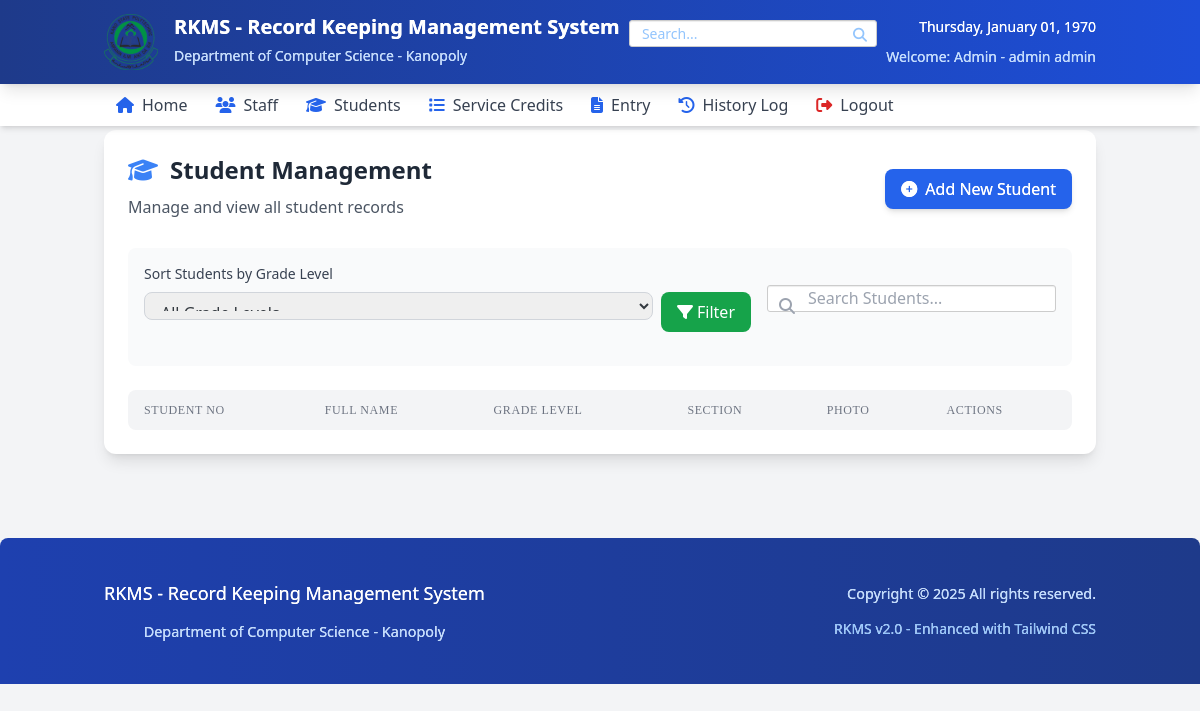
/tailwind_student_profiles.php (signed in), run on an earlier commit of the app's database.
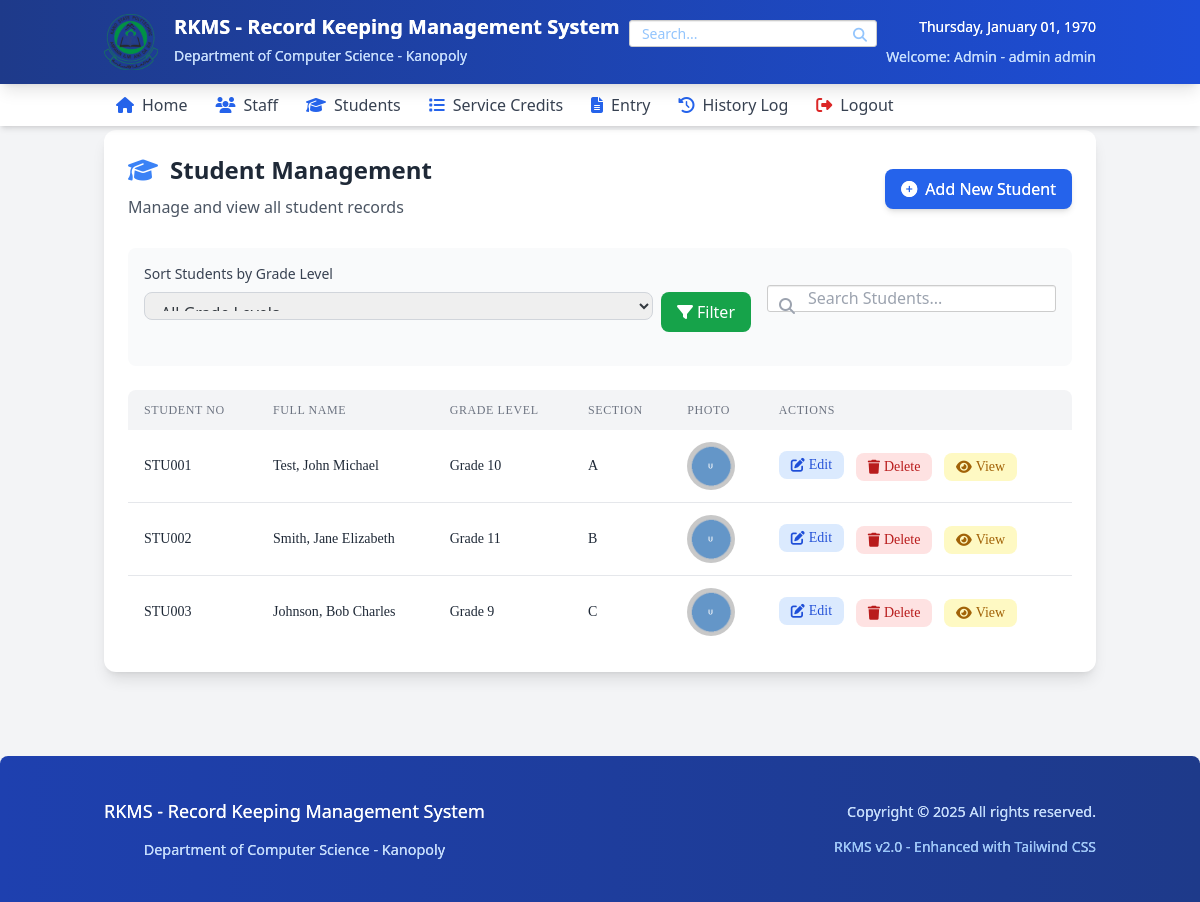
And on a later commit of the database.
### tables this page shows
CREATE TABLE `student` (
  `studentID` int(11) NOT NULL,
  `Student_No` varchar(50) NOT NULL,
  `LastName` varchar(50) NOT NULL,
  `FirstName` varchar(50) NOT NULL,
  `MiddleName` varchar(50) NOT NULL,
  `Sex` varchar(10) NOT NULL,
  `Date_of_Birth` varchar(50) NOT NULL,
  `birth_place` varchar(100) NOT NULL,
  `civil_status` varchar(50) NOT NULL,
  `citizenship` varchar(50) NOT NULL,
  `height` varchar(3) NOT NULL,
  `weight` varchar(5) NOT NULL,
  `blood_type` varchar(10) NOT NULL,
  `Residential_Address` varchar(100) NOT NULL,
  `ZIP_CODE` varchar(20) NOT NULL,
  `Telephone_NO` varchar(20) NOT NULL,
  `Email_Address` varchar(100) NOT NULL,
  `Cellphone_NO` varchar(15) NOT NULL,
  `Grade_Level` varchar(50) NOT NULL,
  `Section` varchar(50) NOT NULL,
  `School_Year` varchar(50) NOT NULL,
  `Admission_Date` varchar(50) NOT NULL,
  `Guardian_Name` varchar(100) NOT NULL,
  `Guardian_Relationship` varchar(50) NOT NULL,
  `Guardian_Address` varchar(100) NOT NULL,
  `Guardian_Contact` varchar(20) NOT NULL,
  `location` varchar(200) NOT NULL
);

### tailwind_student_profiles.php (the view, shortened to what the changed rows need)
<?php
include('dbcon.php');
include('tailwind_header.php');
?>
<body class="bg-gray-100 m-0 p-0">
    <?php include('tailwind_nav.php'); ?>
    <div class="container mx-auto px-4 py-1">
        <div class="bg-white rounded-xl shadow-lg p-6 mb-8">
            <div class="flex flex-col md:flex-row md:items-center md:justify-between mb-6">
                <div>
                    <h1 class="text-2xl font-bold text-gray-800 flex items-center">
                        <i class="fas fa-graduation-cap text-blue-500 mr-3"></i> Student Management
                    </h1>
                </div>
            </div>
            <div class="overflow-x-auto">
                <table class="min-w-full bg-white rounded-lg overflow-hidden" id="student-table">
                    <thead class="bg-gray-100">
                        <tr>
                            <th class="py-3 px-4 text-left text-xs font-medium text-gray-500 uppercase tracking-wider">Student No</th>
                            <th class="py-3 px-4 text-left text-xs font-medium text-gray-500 uppercase tracking-wider">Full Name</th>
                            <th class="py-3 px-4 text-left text-xs font-medium text-gray-500 uppercase tracking-wider">Grade Level</th>
                            <th class="py-3 px-4 text-left text-xs font-medium text-gray-500 uppercase tracking-wider">Section</th>
                            <th class="py-3 px-4 text-left text-xs font-medium text-gray-500 uppercase tracking-wider">Photo</th>
                            <th class="py-3 px-4 text-left text-xs font-medium text-gray-500 uppercase tracking-wider">Actions</th>
                        </tr>
                    </thead>
                    <tbody class="divide-y divide-gray-200">
                        <?php
                        $student_query = mysqli_query($conn,"select * from student");
                        while($row = mysqli_fetch_array($student_query)){
                            $id = $row['studentID'];
                        ?>
                        <tr class="hover:bg-gray-50 del<?php echo $id ?>">
                            <td class="py-3 px-4 text-sm text-gray-800"><?php echo $row['Student_No']; ?></td>
                            <td class="py-3 px-4 text-sm text-gray-800"><?php echo $row['LastName'].", ".$row['FirstName']." ".$row['MiddleName']; ?></td>
                            <td class="py-3 px-4 text-sm text-gray-800"><?php echo $row['Grade_Level']; ?></td>
                            <td class="py-3 px-4 text-sm text-gray-800"><?php echo $row['Section']; ?></td>
                            <td class="py-3 px-4">
                                <?php if(!empty($row['location']) && file_exists($row['location'] )): ?>
                                    <img class="w-12 h-12 object-cover rounded-full border-2 border-gray-200"
                                         src="<?php echo $row['location'];?>"
                                         alt="<?php echo $row['FirstName']. ' ' .$row['LastName'];?>"
                                         onerror="this.onerror=null; this.src='img/default-avatar.png';">
                                <?php else: ?>
                                    <img class="w-12 h-12 object-cover rounded-full border-2 border-gray-200"
                                         src="img/default-avatar.png"
                                         alt="Default Avatar">
                                <?php endif; ?>
                            </td>
                            <td class="py-3 px-4 text-sm space-x-2">
                                <a href="student_edit.php?id=<?php echo $id; ?>" class="inline-flex items-center px-3 py-1 bg-blue-100 text-blue-700 rounded-lg hover:bg-blue-200 transition-colors duration-200">
                                    <i class="fas fa-edit mr-1"></i> Edit
                                </a>
                                <button data-toggle="modal" href="#d<?php echo $id; ?>" class="inline-flex items-center px-3 py-1 bg-red-100 text-red-700 rounded-lg hover:bg-red-200 transition-colors duration-200">
                                    <i class="fas fa-trash mr-1"></i> Delete
                                </button>
                                <button data-toggle="modal" href="#<?php echo $id; ?>" class="inline-flex items-center px-3 py-1 bg-yellow-100 text-yellow-700 rounded-lg hover:bg-yellow-200 transition-colors duration-200">
                                    <i class="fas fa-eye mr-1"></i> View
                                </button>
                            </td>
                        </tr>
                        <?php }?>
                    </tbody>
                </table>
            </div>
        </div>
    </div>
</body>
</html>

What changed in the data, as far as the page shows it:
added student: Student_No "STU001", LastName "Test", FirstName "John", MiddleName "Michael", Grade_Level "Grade 10", Section "A", location (placeholder picture)
added student: Student_No "STU002", LastName "Smith", FirstName "Jane", MiddleName "Elizabeth", Grade_Level "Grade 11", Section "B", location (placeholder picture)
added student: Student_No "STU003", LastName "Johnson", FirstName "Bob", MiddleName "Charles", Grade_Level "Grade 9", Section "C", location (placeholder picture)
